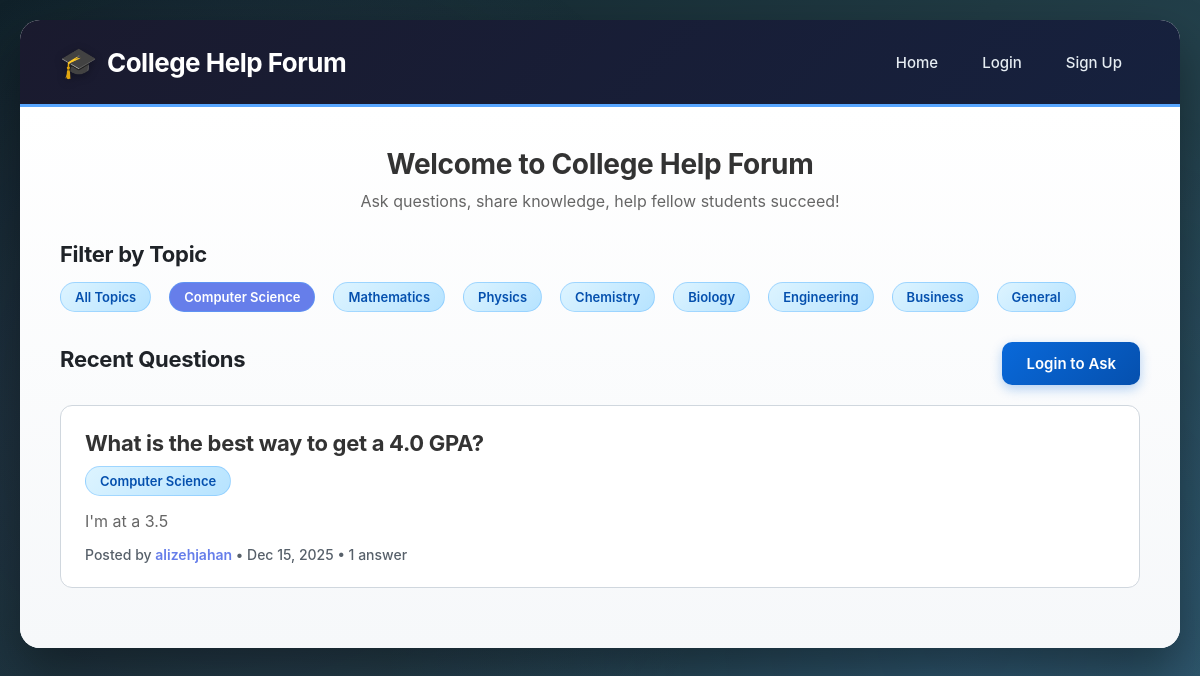
Screenshot of /?topic=1 with the database file from the repository.
### app.py (models this page shows)
class Topic(db.Model):
    id = db.Column(db.Integer, primary_key=True)
    name = db.Column(db.String(50), unique=True, nullable=False)
    description = db.Column(db.String(200))
    questions = db.relationship('Question', backref='topic', lazy=True)

class Question(db.Model):
    id = db.Column(db.Integer, primary_key=True)
    title = db.Column(db.String(200), nullable=False)
    content = db.Column(db.Text, nullable=False)
    created_at = db.Column(db.DateTime, default=datetime.utcnow)
    user_id = db.Column(db.Integer, db.ForeignKey('user.id'), nullable=False)
    topic_id = db.Column(db.Integer, db.ForeignKey('topic.id'), nullable=False)
    answers = db.relationship('Answer', backref='question', lazy=True, cascade='all, delete-orphan')

class User(db.Model):
    id = db.Column(db.Integer, primary_key=True)
    username = db.Column(db.String(80), unique=True, nullable=False)
    password_hash = db.Column(db.String(200), nullable=False)
    major = db.Column(db.String(100))
    year = db.Column(db.String(20))
    created_at = db.Column(db.DateTime, default=datetime.utcnow)
    questions = db.relationship('Question', backref='author', lazy=True)
    answers = db.relationship('Answer', backref='author', lazy=True)

### app.py (the view)
@app.route('/')
def index():
    topics = Topic.query.all()
    topic_filter = request.args.get('topic')
    if topic_filter:
        questions = Question.query.filter_by(topic_id=topic_filter).order_by(Question.created_at.desc()).all()
    else:
        questions = Question.query.order_by(Question.created_at.desc()).all()
    return render_template('index.html', questions=questions, topics=topics, current_topic=topic_filter)

### templates/index.html
{% extends "base.html" %}
{% block content %}
<div style="text-align: center; margin-bottom: 30px;">
    <h2 style="color: #333; margin-bottom: 10px;">Welcome to College Help Forum</h2>
    <p style="color: #666;">Ask questions, share knowledge, help fellow students succeed!</p>
</div>
<div style="margin-bottom: 30px;">
    <h3 style="margin-bottom: 15px;">Filter by Topic</h3>
    <div style="display: flex; flex-wrap: wrap; gap: 10px;">
        <a href="{{ url_for('index') }}" class="topic-badge" style="text-decoration: none; {% if not current_topic %}background: #667eea; color: white;{% endif %}">
            All Topics
        </a>
        {% for topic in topics %}
            <a href="{{ url_for('index', topic=topic.id) }}" class="topic-badge" style="text-decoration: none; {% if current_topic == topic.id|string %}background: #667eea; color: white;{% endif %}">
                {{ topic.name }}
            </a>
        {% endfor %}
    </div>
</div>
<div style="display: flex; justify-content: space-between; align-items: center; margin-bottom: 20px;">
    <h3>Recent Questions</h3>
    {% if session.user_id %}
        <a href="{{ url_for('ask_question') }}" class="btn">+ Ask a Question</a>
    {% else %}
        <a href="{{ url_for('login') }}" class="btn">Login to Ask</a>
    {% endif %}
</div>
{% if questions %}
    {% for question in questions %}
        <div class="card">
            <h3 style="margin-bottom: 10px;">
                <a href="{{ url_for('view_question', question_id=question.id) }}" style="color: #333; text-decoration: none;">
                    {{ question.title }}
                </a>
            </h3>
            <span class="topic-badge">{{ question.topic.name }}</span>
            <p style="color: #666; margin: 15px 0;">{{ question.content[:200] }}{% if question.content|length > 200 %}...{% endif %}</p>
            <div class="user-info">
                Posted by <a href="{{ url_for('profile', username=question.author.username) }}" style="color: #667eea;">{{ question.author.username }}</a>
                • {{ question.created_at.strftime('%b %d, %Y') }}
                • {{ question.answers|length }} answer{% if question.answers|length != 1 %}s{% endif %}
            </div>
        </div>
    {% endfor %}
{% else %}
    <div class="card" style="text-align: center; padding: 40px;">
        <p style="color: #666; font-size: 18px;">No questions yet. Be the first to ask!</p>
    </div>
{% endif %}
{% endblock %}

### templates/base.html (style rules this page uses)
* { margin: 0; padding: 0; box-sizing: border-box; }
body { font-family: 'Inter', -apple-system, BlinkMacSystemFont, 'Segoe UI', Roboto, sans-serif; background: linear-gradient(135deg, #0f2027 0%, #203a43 50%, #2c5364 100%); min-height: 100vh; padding: 20px; position: relative; }
body::before { content: ''; position: fixed; top: 0; left: 0; width: 100%; height: 100%; background-image: radial-gradient(circle at 20% 50%, rgba(120, 119, 198, 0.15) 0%, transparent 50%), radial-gradient(circle at 80% 80%, rgba(88, 166, 255, 0.15) 0%, transparent 50%); pointer-events: none; z-index: 0; }
.btn { display: inline-block; padding: 12px 24px; background: linear-gradient(135deg, #0969da 0%, #0550ae 100%); color: white; text-decoration: none; border-radius: 10px; border: none; cursor: pointer; font-size: 15px; font-weight: 600; transition: all 0.3s ease; box-shadow: 0 4px 12px rgba(9, 105, 218, 0.3); }
.card { background: white; border: 1px solid #d0d7de; border-radius: 12px; padding: 24px; margin-bottom: 20px; transition: all 0.3s ease; position: relative; }
.card::before { content: ''; position: absolute; top: 0; left: 0; width: 4px; height: 0; background: linear-gradient(180deg, #0969da 0%, #58a6ff 100%); border-radius: 12px 0 0 12px; transition: height 0.3s ease; }
.user-info { color: #57606a; font-size: 14px; margin-top: 12px; font-weight: 500; }
.user-info a { color: #0969da; text-decoration: none; font-weight: 600; }
.topic-badge { display: inline-block; background: linear-gradient(135deg, #ddf4ff 0%, #b6e3ff 100%); color: #0550ae; padding: 6px 14px; border-radius: 20px; font-size: 13px; margin-right: 8px; font-weight: 600; border: 1px solid #54aeff66; transition: all 0.2s ease; }
h2, h3, h4 { color: #1f2328; font-weight: 700; letter-spacing: -0.3px; }
h2 { font-size: 28px; margin-bottom: 12px; }
h3 { font-size: 22px; margin-bottom: 10px; }

### rows the page displays
Topic: name "Computer Science"
Topic: name "Mathematics"
Topic: name "Physics"
Topic: name "Chemistry"
Topic: name "Biology"
Topic: name "Engineering"
Topic: name "Business"
Topic: name "General"
Question: title "What is the best way to get a 4.0 GPA?", topic.name "Computer Science", content "I'm at a 3.5", author.username "alizehjahan", created_at "Dec 15, 2025", answers|length "1"
